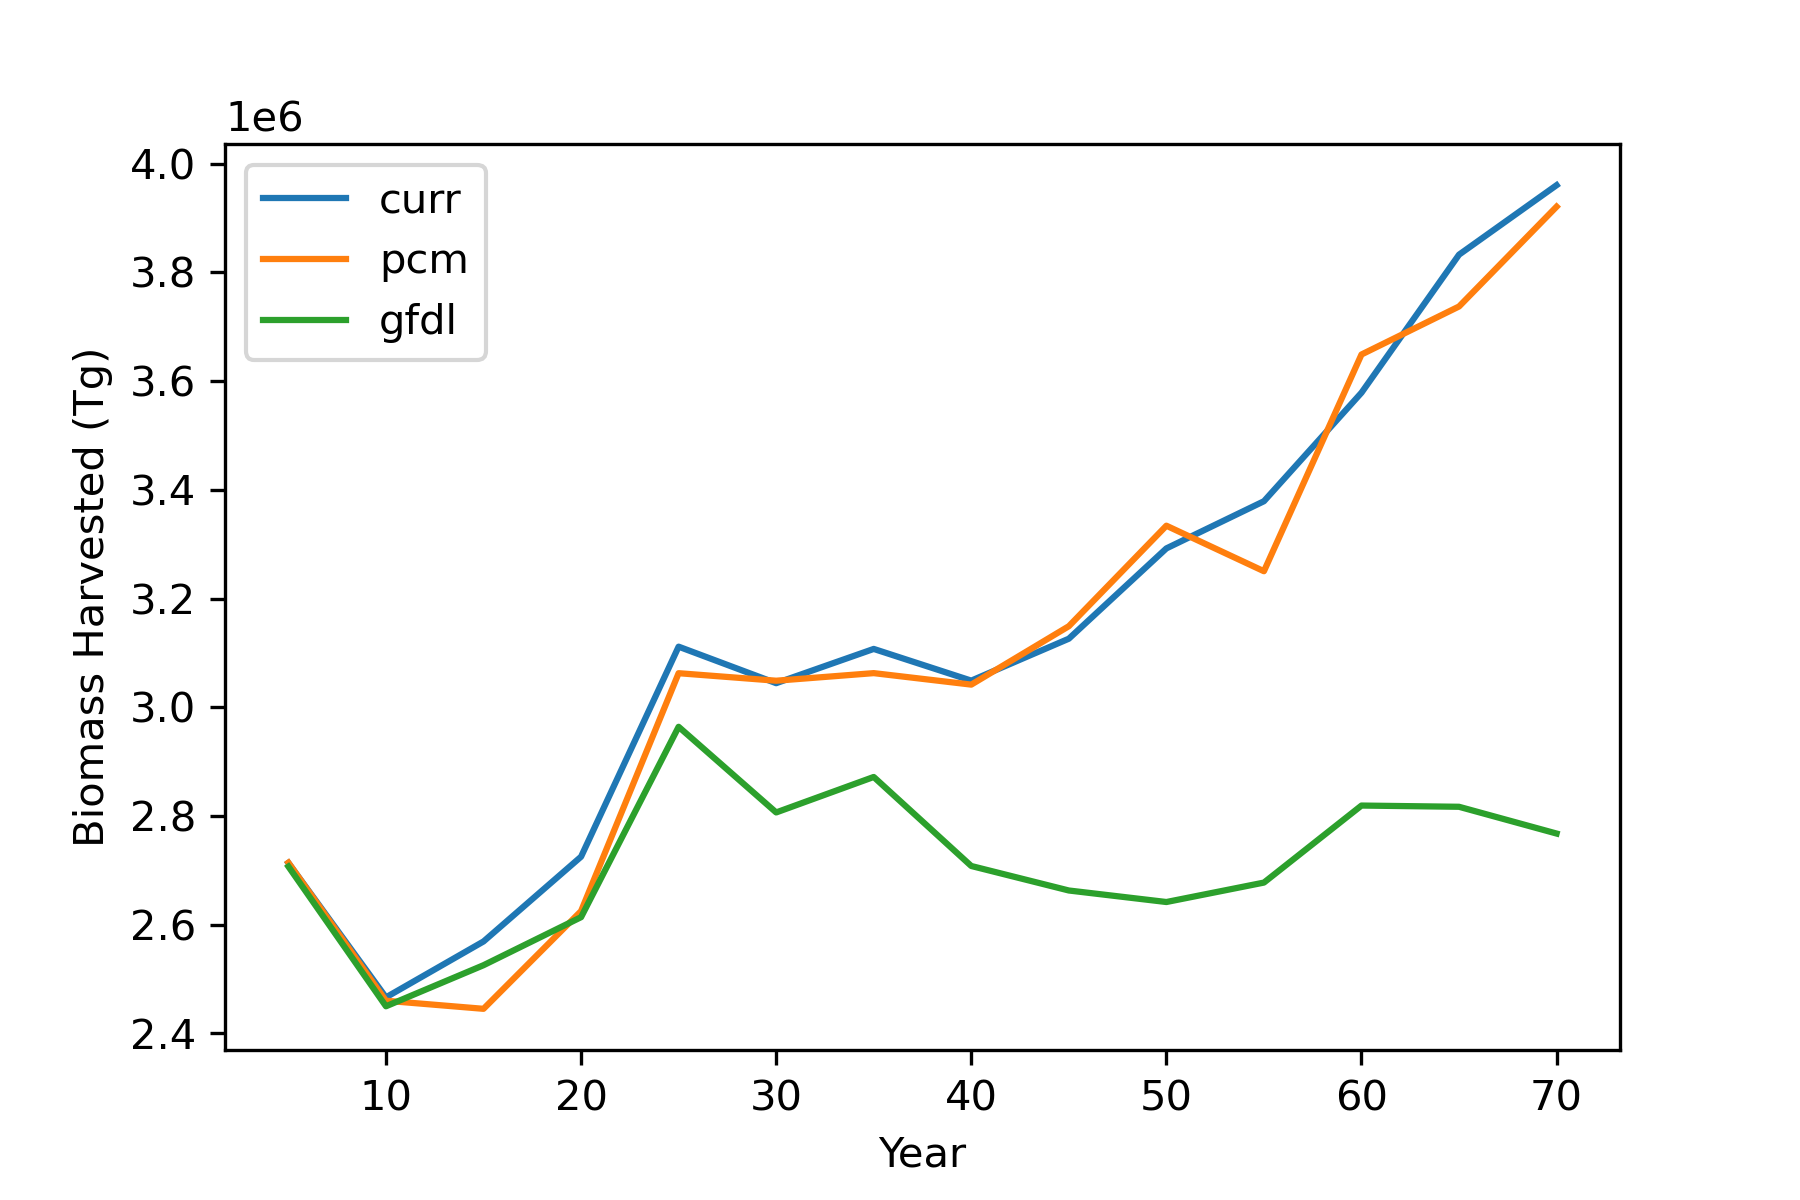

Here is the Python script that generated this plot:
# Name: BHE_scenarios_alb 
# Description: ???
# Author: G. Sotnik

# Import relevant library.
import matplotlib.pyplot as plt
import pandas as pd

# --------------------
# PREPARE DATA & SPACE
# --------------------

# A list of unnecessary columns to remove from csv files to save memory.
rmv_cols = ['Prescription', 'Stand', 'EventID', 'StandAge', 'StandRank', 'NumberOfSites',
            'HarvestedSites', 'MgBioRemovedPerDamagedHa',
            'TotalCohortsPartialHarvest', 'TotalCohortsCompleteHarvest', 'CohortsHarvested_abiebals',
            'CohortsHarvested_acerrubr', 'CohortsHarvested_acersacc', 'CohortsHarvested_betualle',
            'CohortsHarvested_betupapy', 'CohortsHarvested_carycord', 'CohortsHarvested_caryovat',
            'CohortsHarvested_castdent', 'CohortsHarvested_fagugran', 'CohortsHarvested_fraxamer',
            'CohortsHarvested_fraxnigr', 'CohortsHarvested_fraxpenn', 'CohortsHarvested_piceglau',
            'CohortsHarvested_picemari', 'CohortsHarvested_pinubank', 'CohortsHarvested_pinuresi',
            'CohortsHarvested_pinustro', 'CohortsHarvested_pinusylv', 'CohortsHarvested_popubals',
            'CohortsHarvested_popugran', 'CohortsHarvested_poputrem', 'CohortsHarvested_prunsero',
            'CohortsHarvested_queralba', 'CohortsHarvested_quercocc', 'CohortsHarvested_querelli',
            'CohortsHarvested_querfalc', 'CohortsHarvested_quermacr', 'CohortsHarvested_querrubr',
            'CohortsHarvested_quervelu', 'CohortsHarvested_thujocci', 'CohortsHarvested_tiliamer',
            'CohortsHarvested_tsugcana', 'CohortsHarvested_ulmuamer']

# Lists with scenarios and times.
scenarios = ['curr', 'pcm', 'gfdl']
times = [5, 10, 15, 20, 25, 30, 35, 40, 45, 50, 55, 60, 65, 70]

# Allocating space for BHE scenarios.
BHE_scenarios_alb = pd.DataFrame()

# Load data. Designate the first row as the header. Drop unnecessary columns.
BHE_curr_mgmt_alb_sim1 = pd.read_csv('output_BHE_curr_mgmt_alb_sim1.csv', header = 0)
BHE_curr_mgmt_alb_sim1 = BHE_curr_mgmt_alb_sim1.drop(columns = rmv_cols)

BHE_pcm_mgmt_alb_sim1 = pd.read_csv('output_BHE_pcm_mgmt_alb_sim1.csv', header = 0)
BHE_pcm_mgmt_alb_sim1 = BHE_pcm_mgmt_alb_sim1.drop(columns = rmv_cols)

BHE_gfdl_mgmt_alb_sim1 = pd.read_csv('output_BHE_gfdl_mgmt_alb_sim1.csv', header = 0)
BHE_gfdl_mgmt_alb_sim1 = BHE_gfdl_mgmt_alb_sim1.drop(columns = rmv_cols)

# ------------
# PROCESS DATA
# ------------

# Sum biomass harvested by scenario and year in a dataframe called BHE_scenarios.
for scenario in range(3):
    for time in range(14):
        BHE_scenarios_alb.loc[times[time], scenarios[scenario]] = vars()['BHE_' + scenarios[scenario] +'_mgmt_alb_sim1'].loc[
            vars()['BHE_' + scenarios[scenario] + '_mgmt_alb_sim1']['Time'] == times[time], 'MgBiomassRemoved'].sum()

# ------------
# PLOT RESULTS
# ------------

BHE_scenarios_alb.plot.line(y = scenarios)
plt.xlabel('Year')
plt.ylabel('Biomass Harvested (Tg)')
plt.savefig('BHE_scenarios_alb.png',dpi=300)

plt.show()

# ------------
# SAVE RESULTS
# ------------

# Save the dataframe BHE_Scenarios as a csv file.
BHE_scenarios_alb.to_csv('analysis_BHE_scenarios_alb.csv', index=False)
